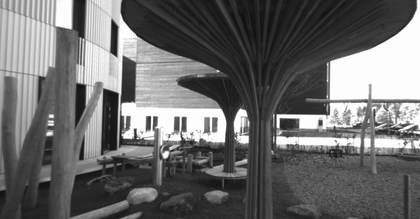
%> input picture playground/im0.png, 420 x 219 px, shrunk from 941 x 490 before the run
$ octave --eval "plot_3D('playground/im0.png');"   (GNU Octave 9; MATLAB toolbox functions it lacks are replaced by stand-ins)
%> lines starting %> are read from the running program, lines starting %| are printed output that depends on the picture
%> in plot_3D, I1 is the input picture: size 219x420x3 uint8; min 17, max 255, mean 107.1
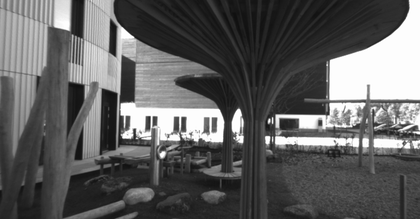
%> input picture playground/im1.png, 420 x 219 px, shrunk from 941 x 490 before the run
%> in plot_3D, I2 is the input picture: size 219x420x3 uint8; min 16, max 255, mean 95.7
### rgb_to_gray.m
function gray_image = rgb_to_gray(input_image)
    % Diese Funktion soll ein RGB-Bild in ein Graustufenbild umwandeln. Falls
    % das Bild bereits in Graustufen vorliegt, soll es direkt zurueckgegeben werden.

    % HA 1.1
    % ob das Bild in Graustufen vorliegt
    if numel(size(input_image))==2
        gray_image=input_image;
    else
        image_double=double(input_image);
        image_double_r=image_double(:,:,1);
        image_double_g=image_double(:,:,2);
        image_double_b=image_double(:,:,3);
        gray_image=0.299 * image_double_r + 0.587 * image_double_g + 0.114 * image_double_b;
        gray_image=uint8(gray_image);
%> gray_image: size 219x420 uint8

    end
end

### sobel_xy.m
function [Fx, Fy] = sobel_xy(input_image)
    % In dieser Funktion soll das Sobel-Filter implementiert werden, welches
    % ein Graustufenbild einliest und den Bildgradienten in x- sowie in
    % y-Richtung zurueckgibt.

    % HA 1.2
    horizontal_kernel=[1,0,-1;2,0,-2;1,0,-1];
    vertical_kernel=[1,2,1;0,0,0;-1,-2,-1];
    Fx=conv2(input_image,horizontal_kernel,'same');
    Fy=conv2(input_image,vertical_kernel,'same');
end

### harris_detektor.m
 function merkmale = harris_detektor(input_image, varargin)
    %% Input parser
    %HA1.3+HA1.7
    default_segment_length=15;
    default_k=0.05;
    default_tau=10^6;
    default_do_plot=false;
    default_min_dist=20;
    default_tile_size=[200,200];
    default_N=5;

    validationFcn_segment_length=@(x) isnumeric(x) && (mod(x,2)==1) && (x > 1);
    validationFcn_k=@(x) isnumeric(x) && (x>=0) && (x<= 1);
    validationFcn_tau=@(x) isnumeric(x) && (x>0);
    validationFcn_do_plot=@(x) islogical(x);
    validationFcn_min_dist=@(x) isnumeric(x) && x>=1;
    validationFcn_tile_size=@(x) isnumeric(x);
    validationFcn_N=@(x) isnumeric(x) && x>=1;

    p = inputParser;

    addParameter(p,'segment_length',default_segment_length,validationFcn_segment_length);
    addParameter(p,'k',default_k,validationFcn_k);
    addParameter(p,'tau',default_tau,validationFcn_tau);
    addParameter(p,'do_plot',default_do_plot,validationFcn_do_plot);
    addParameter(p,'min_dist',default_min_dist,validationFcn_min_dist);
    addParameter(p,'tile_size',default_tile_size,validationFcn_tile_size);
    addParameter(p,'N',default_N,validationFcn_N);

    parse(p,varargin{:});
    segment_length=p.Results.segment_length;
    k=p.Results.k;
    tau=p.Results.tau;
    do_plot=p.Results.do_plot;
    min_dist=p.Results.min_dist;
    if length(p.Results.tile_size)==2
        tile_size=p.Results.tile_size;
    else tile_size=[p.Results.tile_size,p.Results.tile_size];
    end
    N=p.Results.N;


    %% Vorbereitung zur Feature Detektion
    %HA1.4

    % Pruefe ob es sich um ein Grauwertbild handelt
    if numel(size(input_image))~=2
        error('Image format has to be NxMx1');
    end

    % Approximation des Bildgradienten
    [Ix, Iy] = sobel_xy(double(input_image));

    % Gewichtung
%     w=fspecial('gaussian',[segment_length 1],segment_length/5);
%     W=w*w';

    W = guassian_filter(segment_length, segment_length/5);


    % Harris Matrix G
    Ix2 = Ix.^2;
    Iy2 = Iy.^2;
    IxIy = Ix.*Iy;

    G11=filter2(W,Ix2);
    G22=filter2(W,Iy2);
    G12=filter2(W,IxIy);

    %% Merkmalsextraktion ueber die Harrismessung
    % HA1.5

    merkmale = {0, 0, 0};
    [height,width]=size(input_image);
    corners=zeros(height,width);

    % obtain the Harris matrix by calculating the Harris value of each pixel
    for i=1:height
        for j=1:width
            M=[G11(i,j) G12(i,j);G12(i,j) G22(i,j)];
            H(i,j)=det(M)-k*(trace(M))^2;
        end
    end
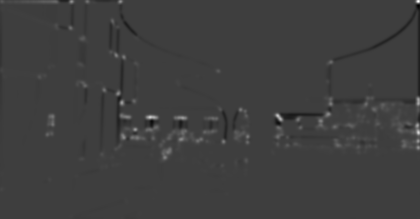
%> H: size 219x420 double; min -5.55e+09, max 1.72e+10, mean 61297138.1; drawn with min black and max white
    corners=H;

    % dealing with the edge of the corner matrix
    % eliminate all pixels which are at the edge
    rand=ceil(segment_length/2);
    corners(1:rand,:)=0;
    corners(height-rand+1:height,:)=0;
    corners(:,1:rand)=0;
    corners(:,width-rand+1:width)=0;

    % eliminate the pixels whose vaule is smaller than threshold 'tau'
    corners(corners<tau)=0;

    % extract the index of the corner pixel, convert them into x/y coordinate form
    [y1,x1]=find(corners);
%> y1 = 23331 values from 6 to 214; x1 = 23331 values from 6 to 415


    %% Merkmalsvorbereitung
    % HA1.9

    [height,width]=size(corners);

    %add zero edge to corner matrix
    left=zeros(height,min_dist);
    right=zeros(height,min_dist);
    top=zeros(min_dist,width+min_dist*2);
    bottom=zeros(min_dist,width+min_dist*2);
    b=[left corners right];
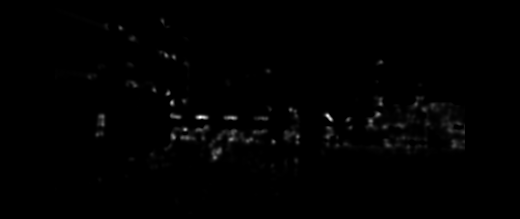
%> b: size 219x520 double; min 0, max 1.24e+10, mean 81361298.2; drawn with min black and max white
    c=[top;b;bottom];
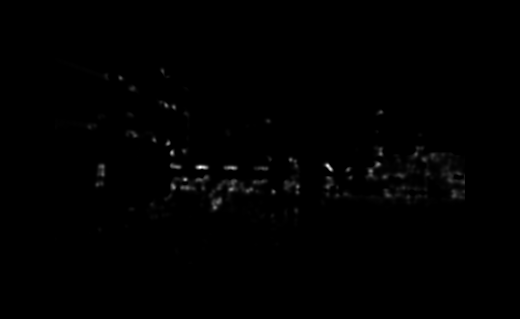
%> c: size 319x520 double; min 0, max 1.24e+10, mean 55856189; drawn with min black and max white
    corners=c;

    % extract the index of non-zero pixel
    index=find(corners);
%> index = 23331 values from 17601 to 148259
    for i=1:length(index)
        intensity(i)=corners(index(i));
    end

    % sort these pixels in descend order according to the intensity
    % store the corresponding index in sorted_index
    [sorted_intensity new_index]=sort(intensity,'descend');
    sorted_index=zeros(length(index),1);
    for i=1:length(index)
        sorted_index(i)=index(new_index(i));
    end

    %% Akkumulatorfeld
    % HA1.10
    [height,width]=size(H);
    tile_height=tile_size(1);
    tile_width=tile_size(2);
    akku_num1=ceil(height/tile_height);
    akku_num2=ceil(width/tile_width);
    AKKA=zeros(akku_num1,akku_num2);

   %% Merkmalsbestimmung mit Mindestabstand und Maximalzahl pro Kachel
   % HA1.11
    [num1,num2]=size(AKKA);
    Cake=cake(min_dist);

    % the center pixel of Cake matrix should be 1
    Cake(min_dist+1,min_dist+1)=1;

    [height width]=size(corners);

    % recall that the index of the strongest pixels are stored in sorted_index in order
    % convert 1-dimentional index to 2-dimensional index(the coordinate of the matrix)
    for i=1:length(sorted_index)
        y=floor(sorted_index(i)/height);
        x=mod(sorted_index(i),height);
        if x==0
            x_sorted(i)=height;
            y_sorted(i)=y;
        else x_sorted(i)=x;
             y_sorted(i)=y+1;
        end
    end
%> this loop made 23331 passes
%> (y, x) on passes 1 to 3: (200, 168), (199, 168), (327, 166)

    % use Cake matirx to deal with the sorted pixels one by one, so there will be only one strongest pixel in a certain region
    for i=1:length(sorted_index)
        if corners(x_sorted(i),y_sorted(i))~=0
            corners(x_sorted(i)-min_dist:x_sorted(i)+min_dist,y_sorted(i)-min_dist:y_sorted(i)+min_dist)=corners(x_sorted(i)-min_dist:x_sorted(i)+min_dist,y_sorted(i)-min_dist:y_sorted(i)+min_dist).*Cake;
        end
    end
%> corners: size 319x520 double


    % elinimate the 0-edge, convert the corner matrix to the orginal size,
    % in order to cut the corner matrix into several tiles
    corners_small=corners(min_dist+1:height-min_dist,min_dist+1:width-min_dist);
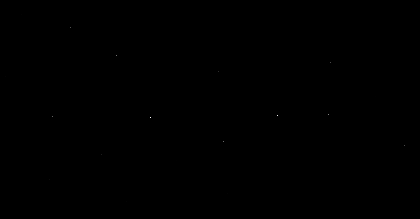
%> corners_small: size 219x420 double; min 0, max 1.24e+10, mean 676283.9; drawn with min black and max white
    [height width]=size(corners_small);


    % use mat2cell function to cut the image into several tiles
    tile_model_x=zeros(1,num1);
    tile_model_y=zeros(1,num2);
    for i=1:num1
            tile_model_x(i)=tile_size(1);
    end

    % there can be also tiles, whcih has different size with the others
    % because they are at the edge of the image
    if mod(height,tile_size(1))~=0
        remainder=mod(height,tile_size(1));
        tile_model_x(end)=remainder;
    end
    for i=1:num2
            tile_model_y(i)=tile_size(2);
    end
    if mod(width,tile_size(2))~=0
        remainder=mod(width,tile_size(2));
        tile_model_y(end)=remainder;
    end
    corners_small_cell=mat2cell(corners_small,tile_model_x,tile_model_y);
%> corners_small_cell = 6 items

    % the maximal number in each tile is N, so remian the strongest N corners
    for i=1:num1
        for j=1:num2
            tile=corners_small_cell{i,j};       % there are total num1*num2 tiles
            tile_index=find(tile);              % extract the index of the pixel in the tile
            % initialize the intensity vector, preparing for the sorting
            % very important becaues the number of corners in each tiles can be different
            intensity=zeros(1,length(tile_index));
            % sort the corners, eliminate the corners after N
            if length(tile_index)>0
                for q=1:length(tile_index)
                    intensity(q)=tile(tile_index(q));
                end
                [sorted_intensity new_tile_index]=sort(intensity,'descend');
                sorted_tile_index=zeros(length(tile_index),1);
                for q=1:length(tile_index)
                    sorted_tile_index(q)=tile_index(new_tile_index(q));
                end

                 if length(sorted_tile_index)>N
                     tile(sorted_tile_index(N+1:end))=0;
                 end
            end

            corners_small_cell{i,j}=tile;

        end
    end
%> after the loop, intensity = 4042624.4; new_tile_index = 1; sorted_intensity = 4042624.4; sorted_tile_index = 219

    % use cell2mat function to convert the tiles back to matrix form(without white edge)
    corners_small=cell2mat(corners_small_cell);

    % extract the index of corners in x/y coordinate form(for the plotting)
    [y,x]=find(corners_small);
%> y = 23 values from 15 to 212; x = 23 values from 6 to 412
    merkmale=[x,y]';
%> merkmale = 23 columns, first 8: [6 22 50 53 71 102 117 127; 77 15 180 117 28 155 56 202]

    %% Plot
    %HA1.6
    if do_plot
        imshow(input_image)
        hold on
        plot(x,y, 'gx')
        hold off
    end

end

### cake.m
function Cake = cake(min_dist)
    % Die Funktion cake erstellt eine "Kuchenmatrix", die eine kreisfoermige
    % Anordnung von Nullen beinhaltet und den Rest der Matrix mit Einsen
    % auffuellt. Damit koennen, ausgehend vom staerksten Merkmal, andere Punkte
    % unterdrueckt werden, die den Mindestabstand hierzu nicht einhalten.
    % HA1.8
    for i=1:2*min_dist+1
        for j=1:2*min_dist+1
            dist=(i-(min_dist+1))^2+(j-(min_dist+1))^2;
            if dist>min_dist^2
                Cake(i,j)=true;
            else Cake(i,j)=false;
            end
        end
    end

end

### punkt_korrespondenzen.m
function Korrespondenzen = punkt_korrespondenzen(I1,I2,Mpt1,Mpt2,varargin)
    % In dieser Funktion sollen die extrahierten Merkmalspunkte aus einer
    % Stereo-Aufnahme mittels NCC verglichen werden um Korrespondenzpunktpaare
    % zu ermitteln.

    %% 2.1 Input parser

    Im1=double(I1);
    Im2=double(I2);

    default_window_length=25;
    default_min_corr=0.95;
    default_do_plot=false;

    validationFcn_window_length=@(x) isnumeric(x) && (mod(x,2)==1) && (x>1);
    validationFcn_min_corr=@(x) isnumeric(x) && (x>0) && (x<1);
    validationFcn_do_plot=@(x) islogical(x);
    p=inputParser;

    addParameter(p,'window_length',default_window_length,validationFcn_window_length);
    addParameter(p,'min_corr',default_min_corr,validationFcn_min_corr);
    addParameter(p,'do_plot',default_do_plot,validationFcn_do_plot);
    parse(p,varargin{:});

    window_length = p.Results.window_length;
    min_corr = p.Results.min_corr;
    do_plot = p.Results.do_plot;
% [5 lines of commented-out code are left out]

    %% 2.2 Merkmalsvorbereitung


    rand=(window_length-1)/2;

    % for image1, find the coordinates of at the edge, convert these coordinates to 0
    [height1,width1]=size(I1);
    Mpt1_x=Mpt1(1,:);
    Mpt1_y=Mpt1(2,:);
    for i=1:length(Mpt1_x)
        if (Mpt1_x(i)<=rand)|(Mpt1_x(i)>=width1-rand+1)
            Mpt1_x(i)=0;
            Mpt1_y(i)=0;
        end
    end
    for i=1:length(Mpt1_y)
        if (Mpt1_y(i)<=rand)|(Mpt1_y(i)>=height1-rand+1)
            Mpt1_y(i)=0;
            Mpt1_x(i)=0;
        end
    end

    % for image2, find the coordinates of at the edge, convert these coordinates to 0
    [height2,width2]=size(I2);
    Mpt2_x=Mpt2(1,:);
    Mpt2_y=Mpt2(2,:);
    for i=1:length(Mpt2_x)
        if (Mpt2_x(i)<=rand)|(Mpt2_x(i)>=width2-rand+1)
            Mpt2_x(i)=0;
            Mpt2_y(i)=0;
        end
    end
    for i=1:length(Mpt2_y)
        if (Mpt2_y(i)<=rand)|(Mpt2_y(i)>=height2-rand+1)
            Mpt2_y(i)=0;
            Mpt2_x(i)=0;
        end
    end

    % delate the 0 coordinates
    Mpt1_x(Mpt1_x==0)=[];
    Mpt1_y(Mpt1_y==0)=[];
    Mpt2_x(Mpt2_x==0)=[];
    Mpt2_y(Mpt2_y==0)=[];

    no_pts1=length(Mpt1_x);
    no_pts2=length(Mpt2_x);

    % merge new coordinate matrix
    Mpt1=[Mpt1_x;Mpt1_y];
    Mpt2=[Mpt2_x;Mpt2_y];

    %Korrespondenzen={no_pts1,no_pts2,Mpt1,Mpt2};

    %% 2.3 Normierung
    I1=double(I1);
    I2=double(I2);
    rand=(window_length-1)/2;
    one_vector=ones(window_length,1);
    Mat_feat_1=[];
    Mat_feat_2=[];

    % dealing with Mat_feat_1
    [height,width]=size(I1);
    for i=1:no_pts1
        corner_x=Mpt1(2,i);                 % convert x/y coordinate to matrix coordinate
        corner_y=Mpt1(1,i);
        W=I1(corner_x-rand:corner_x+rand,corner_y-rand:corner_y+rand);                     % extract W matrix from gray image according to matrix coordinate
        W_average=(1/window_length^2)*(one_vector*one_vector'*W*one_vector*one_vector');
        W_sigma=sqrt((1/(window_length^2-1))*trace((W-W_average)'*(W-W_average)));
        W_n=1/W_sigma*(W-W_average);
        column_vecotr=reshape(W_n,window_length^2,1);       % convert the normalized matrix W_n to a column vector
        Mat_feat_1=cat(2,Mat_feat_1,column_vecotr);         % add the column vector to Mat_feat_1
    end

    [height,width]=size(I2);
    for i=1:no_pts2
        corner_x=Mpt2(2,i);
        corner_y=Mpt2(1,i);
        W=I2(corner_x-rand:corner_x+rand,corner_y-rand:corner_y+rand);
        W_average=(1/window_length^2)*(one_vector*one_vector'*W*one_vector*one_vector');
        W_sigma=sqrt((1/(window_length^2-1))*trace((W-W_average)'*(W-W_average)));
        W_n=1/W_sigma*(W-W_average);
        column_vecotr=reshape(W_n,window_length^2,1);
        Mat_feat_2=cat(2,Mat_feat_2,column_vecotr);
    end

    %Korrespondenzen = {Mat_feat_1, Mat_feat_2};

   %% 2.4 NCC Brechnung
    NCC_matrix=zeros(no_pts2,no_pts1);
    for i=1:no_pts2
        for j=1:no_pts1
            NCC_matrix(i,j)=1/(window_length^2-1)*Mat_feat_2(:,i)'*Mat_feat_1(:,j);
        end
    end
    NCC_matrix(NCC_matrix<min_corr)=0;


    % extract the index of non-zero element in NCC_matrix
    NCC_matrix_index=find(NCC_matrix);
    for i=1:length(NCC_matrix_index)
        NCC_matrix_value(i)=NCC_matrix(NCC_matrix_index(i));       % the corresponding element of NCC_matrix according to the index
    end


    % sort these NCC_values in descend order
    % store the corresponding index in sorted_index
    [sorted_NCC_matrix_value new_index]=sort(NCC_matrix_value,'descend');
    sorted_index=zeros(length(NCC_matrix_index),1);
    for i=1:length(NCC_matrix_index)
        sorted_index(i)=NCC_matrix_index(new_index(i));
    end

    % Korrespondenzen = {NCC_matrix, sorted_index};


    %% 2.5 Korrespondenz
    Korrespondenzen = 0;

    % convert 1-dimentional index to 2-dimentional index
    [height,width]=size(NCC_matrix);
    x_sorted=zeros(length(sorted_index));
    y_sorted=zeros(length(sorted_index));
    for i=1:length(sorted_index)
        y=floor(sorted_index(i)/height);
        x=mod(sorted_index(i),height);
        if x==0
            x_sorted(i)=height;
            y_sorted(i)=y;
        else x_sorted(i)=x;
             y_sorted(i)=y+1;
        end
    end

    Korrespondenzen=[];
    for i=1:length(sorted_index)
        if NCC_matrix(x_sorted(i),y_sorted(i))~=0
            NCC_matrix(:,y_sorted(i))=NCC_matrix(:,y_sorted(i)).*zeros(height,1);
            p1=Mpt1(:,y_sorted(i));
            p2=Mpt2(:,x_sorted(i));
            column_vector=[p1;p2];
            Korrespondenzen=cat(2,Korrespondenzen,column_vector);
        end
    end

     %% 2.6 Zeige die Korrespondenzpunktpaare an
    if do_plot

        I1=uint8(I1);
        I2=uint8(I2);
        [height,width]=size(Korrespondenzen);

        imshow(I1)
        hold on
        imagesc(I2,'AlphaData',0.5)

        plot(Korrespondenzen(1,:),Korrespondenzen (2,:),'g*')
        plot(Korrespondenzen(3,:),Korrespondenzen (4,:),'r*')
        for i=1:width
            line([Korrespondenzen(1,i),Korrespondenzen(3,i)],[Korrespondenzen(2,i),Korrespondenzen(4,i)])
        end
    end

end

### guassian_filter.m
function result = guassian_filter(N, sigma)
    if N % 2
        ind = -floor(N/2) : floor(N/2);
        [X, Y] = meshgrid(ind, ind);
        h = exp(-(X.^2 + Y.^2) / (2*sigma*sigma));
        result = h / sum(h(:));
    else
        disp("Please input a odd integer!!!");

    end

end

### plot_3D.m
function plot_3D(scene_path)
hwait=waitbar(0,'plot the 3D point cloud');
%% Read a Pair of Images
% Load a pair of images into the workspace.
path1 = [scene_path '/im0.png'];
path2 = [scene_path '/im1.png'];
I1 = imread(path1);
I2 = imread(path2);
load CameraParameters.mat

%% Find Point Correspondences Between The Images
IGray1 = rgb_to_gray(I1);
IGray2 = rgb_to_gray(I2);

% Calculate Harris-Merkmale
Merkmale1 = harris_detektor(IGray1,'segment_length',9,'k',0.05,'min_dist',50,'N',20,'do_plot',false);
%> Merkmale1 has the same summary as merkmale in harris_detektor
Merkmale2 = harris_detektor(IGray2,'segment_length',9,'k',0.05,'min_dist',50,'N',20,'do_plot',false);
%> in sobel_xy (call 2), `Fx=conv2(input_image,horizontal_kernel,'same');`:
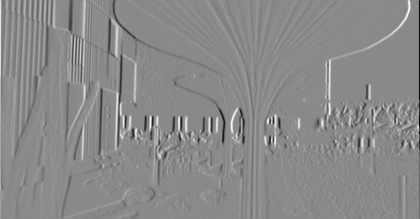
%> Fx: size 219x420 double; min -1012, max 860, mean 0.8; drawn with min black and max white
%> in sobel_xy (call 2), `Fy=conv2(input_image,vertical_kernel,'same');`:
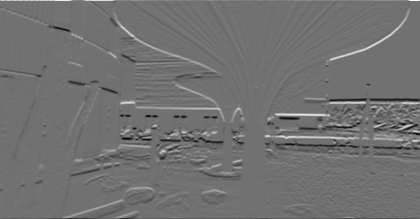
%> Fy: size 219x420 double; min -816, max 1012, mean -0.4; drawn with min black and max white
%> (the rest of the program and of its run is left out)
